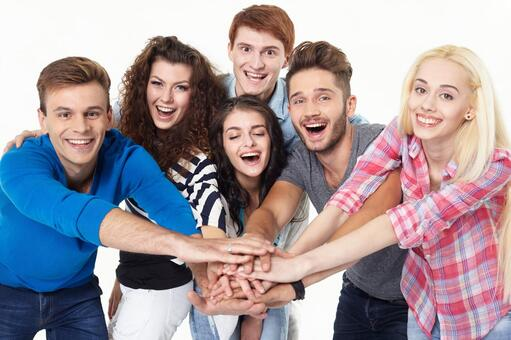
#> input picture 057018e8a3b40e0529b63d2f185fd9ab_t.jpeg, 511 x 340 px
$ python 4_17_003.py
#> lines starting #> are read from the running program, lines starting #| are printed output that depends on the picture; after the words box and inside, x2 and y2 are one past the last pixel; in counts of white or black regions, pixels touching at a corner belong together
import cv2
import matplotlib.pyplot as plt
image = cv2.imread('057018e8a3b40e0529b63d2f185fd9ab_t.jpeg')
#> image is the input picture: shape (340, 511, 3); mean B, G, R 158, 151.5, 162.5
plt.imshow(cv2.cvtColor(image, cv2.COLOR_BGR2RGB))
plt.show()
image_gray = cv2.cvtColor(image, cv2.COLOR_BGR2GRAY)
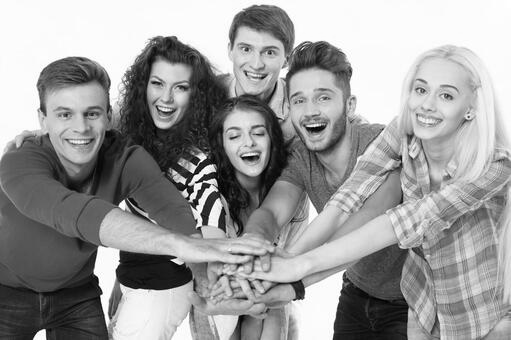
#> image_gray: shape (340, 511); min 0, max 255, mean 155.6
plt.imshow(image_gray, cmap='gray')
plt.show()
cascade = cv2.CascadeClassifier('/Users/hauto/PycharmProjects/pythonProject2/haarcascade_frontalface_default.xml')
boxes = cascade.detectMultiScale(image_gray)
#> boxes = [[138, 63, 59, 59], [224, 25, 66, 66], [42, 86, 74, 74], [215, 108, 64, 64], [276, 69, 75, 75], [390, 62, 79, 79]]
image_output = image.copy()

for x, y, w, h in boxes:
    face = image[y: y + h, x: x + w]
    cv2.rectangle(image_output, (x, y), (x + w, y + h), (255, 0, 0), 2)
#> this loop made 6 passes
#> pass 1, `face = image[y: y + h, x: x + w]`:
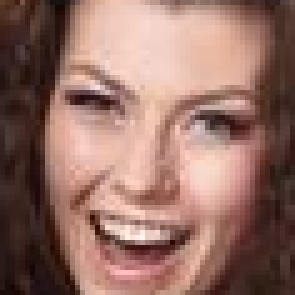
#> face: shape (59, 59, 3) (shown 5 times larger); mean B, G, R 101.7, 111.8, 149.3
#> pass 2, `face = image[y: y + h, x: x + w]`:
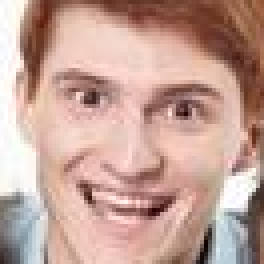
#> face: shape (66, 66, 3) (shown 4 times larger); mean B, G, R 150.6, 161.4, 195.8
#> pass 3, `face = image[y: y + h, x: x + w]`:
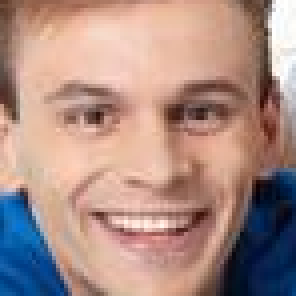
#> face: shape (74, 74, 3) (shown 4 times larger); mean B, G, R 132.8, 141.2, 171.4
#> after the loop:
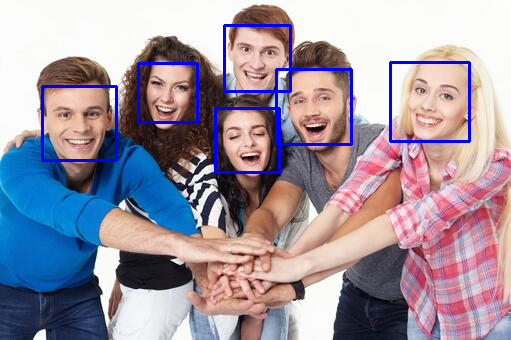
#> image_output: shape (340, 511, 3); 2.85% of pixels changed, all inside (x1, y1, x2, y2) = (41, 24, 471, 174)

plt.imshow(cv2.cvtColor(image_output, cv2.COLOR_BGR2RGB))
plt.show()
